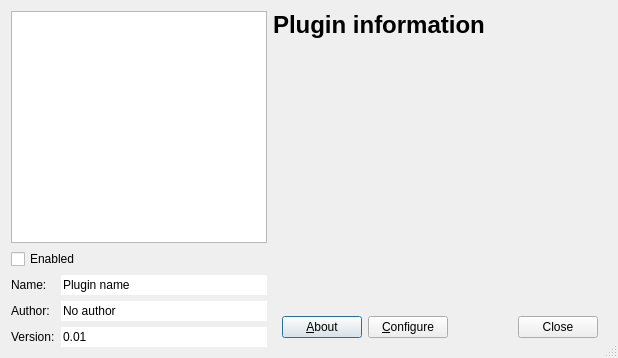
<?xml version="1.0" encoding="UTF-8"?>
<ui version="4.0">
 <author>Diego Iastrubni</author>
 <class>PluginList</class>
 <widget class="QDialog" name="PluginList">
  <property name="geometry">
   <rect>
    <x>0</x>
    <y>0</y>
    <width>618</width>
    <height>358</height>
   </rect>
  </property>
  <property name="windowTitle">
   <string>Dialog</string>
  </property>
  <property name="sizeGripEnabled">
   <bool>true</bool>
  </property>
  <layout class="QGridLayout" name="gridLayout_2">
   <item row="0" column="0">
    <widget class="QListView" name="pluginList">
     <property name="sizePolicy">
      <sizepolicy hsizetype="Minimum" vsizetype="MinimumExpanding">
       <horstretch>0</horstretch>
       <verstretch>0</verstretch>
      </sizepolicy>
     </property>
     <property name="alternatingRowColors">
      <bool>true</bool>
     </property>
    </widget>
   </item>
   <item row="0" column="1" rowspan="3">
    <layout class="QVBoxLayout" name="verticalLayout_3">
     <item>
      <widget class="QLabel" name="label">
       <property name="sizePolicy">
        <sizepolicy hsizetype="Preferred" vsizetype="Maximum">
         <horstretch>0</horstretch>
         <verstretch>0</verstretch>
        </sizepolicy>
       </property>
       <property name="text">
        <string>&lt;h1&gt;Plugin information&lt;/h1&gt;</string>
       </property>
      </widget>
     </item>
     <item>
      <widget class="QWidget" name="pluginWidgetContainer" native="true">
       <property name="sizePolicy">
        <sizepolicy hsizetype="Preferred" vsizetype="Minimum">
         <horstretch>0</horstretch>
         <verstretch>0</verstretch>
        </sizepolicy>
       </property>
      </widget>
     </item>
     <item>
      <widget class="QWidget" name="widget_2" native="true">
       <property name="sizePolicy">
        <sizepolicy hsizetype="Preferred" vsizetype="Maximum">
         <horstretch>0</horstretch>
         <verstretch>0</verstretch>
        </sizepolicy>
       </property>
       <layout class="QHBoxLayout" name="horizontalLayout">
        <item>
         <widget class="QPushButton" name="aboutPluginButton">
          <property name="text">
           <string>&amp;About</string>
          </property>
         </widget>
        </item>
        <item>
         <widget class="QPushButton" name="configurePluginButton">
          <property name="text">
           <string>&amp;Configure</string>
          </property>
         </widget>
        </item>
        <item>
         <spacer name="horizontalSpacer">
          <property name="orientation">
           <enum>Qt::Horizontal</enum>
          </property>
          <property name="sizeHint" stdset="0">
           <size>
            <width>40</width>
            <height>20</height>
           </size>
          </property>
         </spacer>
        </item>
        <item>
         <widget class="QDialogButtonBox" name="closeButton">
          <property name="sizePolicy">
           <sizepolicy hsizetype="Maximum" vsizetype="Fixed">
            <horstretch>0</horstretch>
            <verstretch>0</verstretch>
           </sizepolicy>
          </property>
          <property name="orientation">
           <enum>Qt::Horizontal</enum>
          </property>
          <property name="standardButtons">
           <set>QDialogButtonBox::Close</set>
          </property>
         </widget>
        </item>
       </layout>
      </widget>
     </item>
    </layout>
   </item>
   <item row="1" column="0">
    <widget class="QCheckBox" name="pluginEnabled">
     <property name="text">
      <string>Enabled</string>
     </property>
    </widget>
   </item>
   <item row="2" column="0">
    <layout class="QGridLayout" name="gridLayout">
     <item row="0" column="0">
      <widget class="QLabel" name="label_2">
       <property name="sizePolicy">
        <sizepolicy hsizetype="Maximum" vsizetype="Maximum">
         <horstretch>0</horstretch>
         <verstretch>0</verstretch>
        </sizepolicy>
       </property>
       <property name="text">
        <string>Name:</string>
       </property>
      </widget>
     </item>
     <item row="0" column="1">
      <widget class="QLineEdit" name="pluginName">
       <property name="sizePolicy">
        <sizepolicy hsizetype="Minimum" vsizetype="Minimum">
         <horstretch>0</horstretch>
         <verstretch>0</verstretch>
        </sizepolicy>
       </property>
       <property name="text">
        <string>Plugin name</string>
       </property>
       <property name="frame">
        <bool>false</bool>
       </property>
       <property name="readOnly">
        <bool>true</bool>
       </property>
      </widget>
     </item>
     <item row="1" column="0">
      <widget class="QLabel" name="label_3">
       <property name="sizePolicy">
        <sizepolicy hsizetype="Maximum" vsizetype="Maximum">
         <horstretch>0</horstretch>
         <verstretch>0</verstretch>
        </sizepolicy>
       </property>
       <property name="text">
        <string>Author:</string>
       </property>
      </widget>
     </item>
     <item row="1" column="1">
      <widget class="QLineEdit" name="pluginAuthor">
       <property name="sizePolicy">
        <sizepolicy hsizetype="Minimum" vsizetype="Minimum">
         <horstretch>0</horstretch>
         <verstretch>0</verstretch>
        </sizepolicy>
       </property>
       <property name="text">
        <string>No author</string>
       </property>
       <property name="frame">
        <bool>false</bool>
       </property>
       <property name="readOnly">
        <bool>true</bool>
       </property>
      </widget>
     </item>
     <item row="2" column="0">
      <widget class="QLabel" name="label_4">
       <property name="sizePolicy">
        <sizepolicy hsizetype="Maximum" vsizetype="Maximum">
         <horstretch>0</horstretch>
         <verstretch>0</verstretch>
        </sizepolicy>
       </property>
       <property name="text">
        <string>Version:</string>
       </property>
      </widget>
     </item>
     <item row="2" column="1">
      <widget class="QLineEdit" name="pluginVersion">
       <property name="sizePolicy">
        <sizepolicy hsizetype="Minimum" vsizetype="Minimum">
         <horstretch>0</horstretch>
         <verstretch>0</verstretch>
        </sizepolicy>
       </property>
       <property name="text">
        <string>0.01</string>
       </property>
       <property name="frame">
        <bool>false</bool>
       </property>
       <property name="readOnly">
        <bool>true</bool>
       </property>
      </widget>
     </item>
    </layout>
   </item>
  </layout>
 </widget>
 <resources/>
 <connections>
  <connection>
   <sender>closeButton</sender>
   <signal>accepted()</signal>
   <receiver>PluginList</receiver>
   <slot>accept()</slot>
   <hints>
    <hint type="sourcelabel">
     <x>248</x>
     <y>254</y>
    </hint>
    <hint type="destinationlabel">
     <x>157</x>
     <y>274</y>
    </hint>
   </hints>
  </connection>
  <connection>
   <sender>closeButton</sender>
   <signal>rejected()</signal>
   <receiver>PluginList</receiver>
   <slot>reject()</slot>
   <hints>
    <hint type="sourcelabel">
     <x>316</x>
     <y>260</y>
    </hint>
    <hint type="destinationlabel">
     <x>286</x>
     <y>274</y>
    </hint>
   </hints>
  </connection>
 </connections>
</ui>
